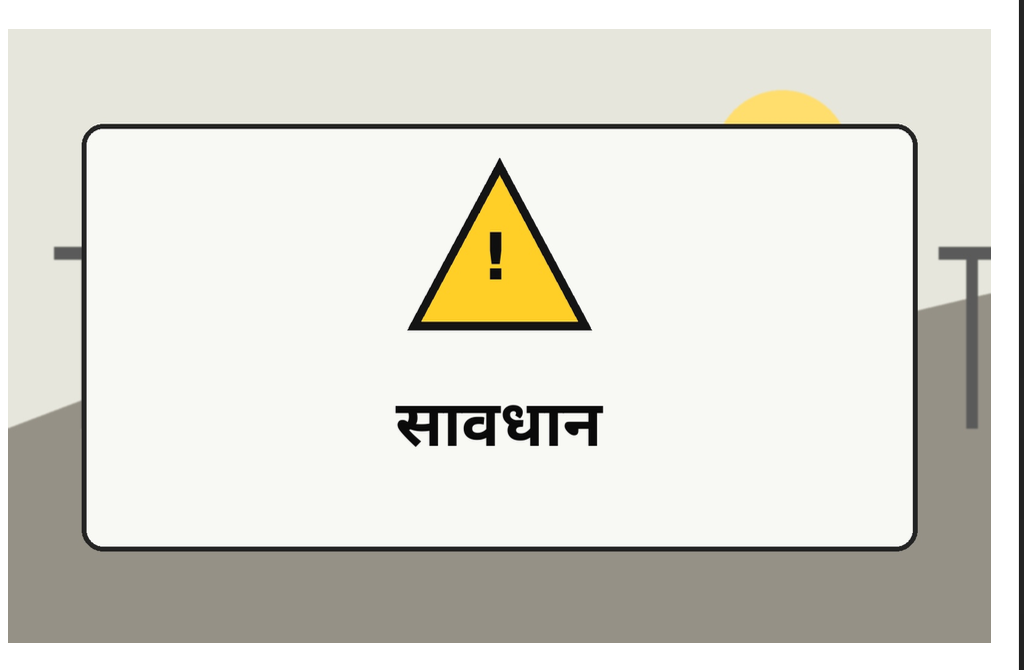
#> input picture backend/test_images/hindi1.png, 1024 x 670 px
$ python -i ocr.py   (imports and definitions only)
#> lines starting #> are read from the running program, lines starting #| are printed output that depends on the picture; after the words box and inside, x2 and y2 are one past the last pixel; in counts of white or black regions, pixels touching at a corner belong together

import re
import cv2
import pytesseract


def preprocess_image(image_path):
#> called with image_path = 'test_images/hindi1.png'
    img = cv2.imread(image_path)
#> img is the input picture: shape (670, 1024, 3); mean B, G, R 209.7, 218.9, 220

    if img is None:
        raise ValueError(f"Could not read image: {image_path}")

    gray = cv2.cvtColor(img, cv2.COLOR_BGR2GRAY)
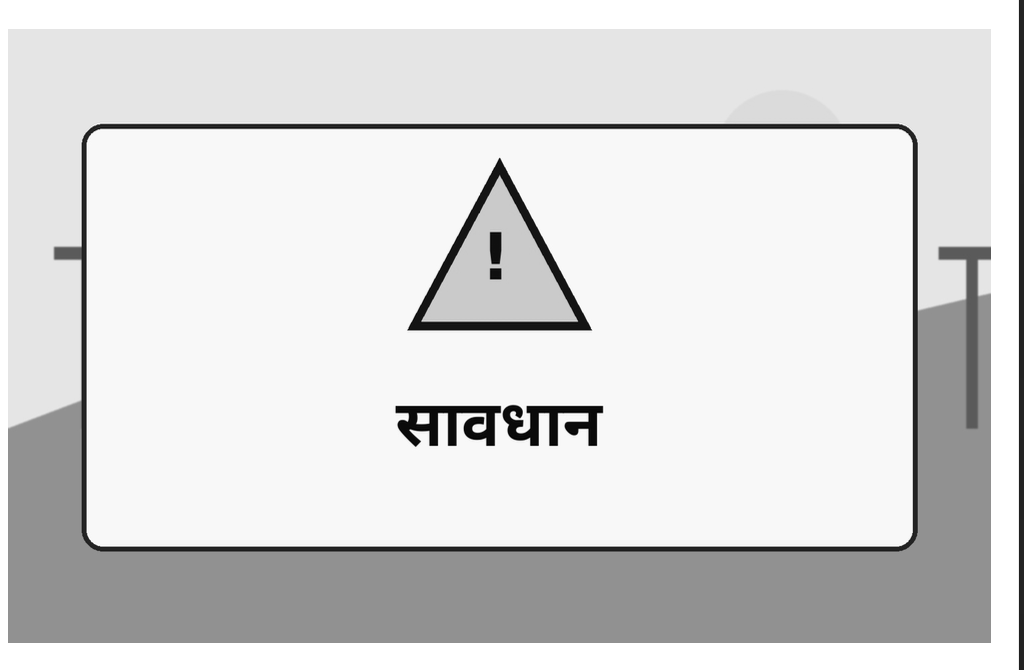
#> gray: shape (670, 1024); min 0, max 255, mean 218.2

    gray = cv2.resize(
        gray,
        None,
        fx=3,
        fy=3,
        interpolation=cv2.INTER_CUBIC
    )
#> gray: shape (2010, 3072)

    gray = cv2.GaussianBlur(gray, (3, 3), 0)

    _, thresh = cv2.threshold(
        gray,
        0,
        255,
        cv2.THRESH_BINARY + cv2.THRESH_OTSU
    )
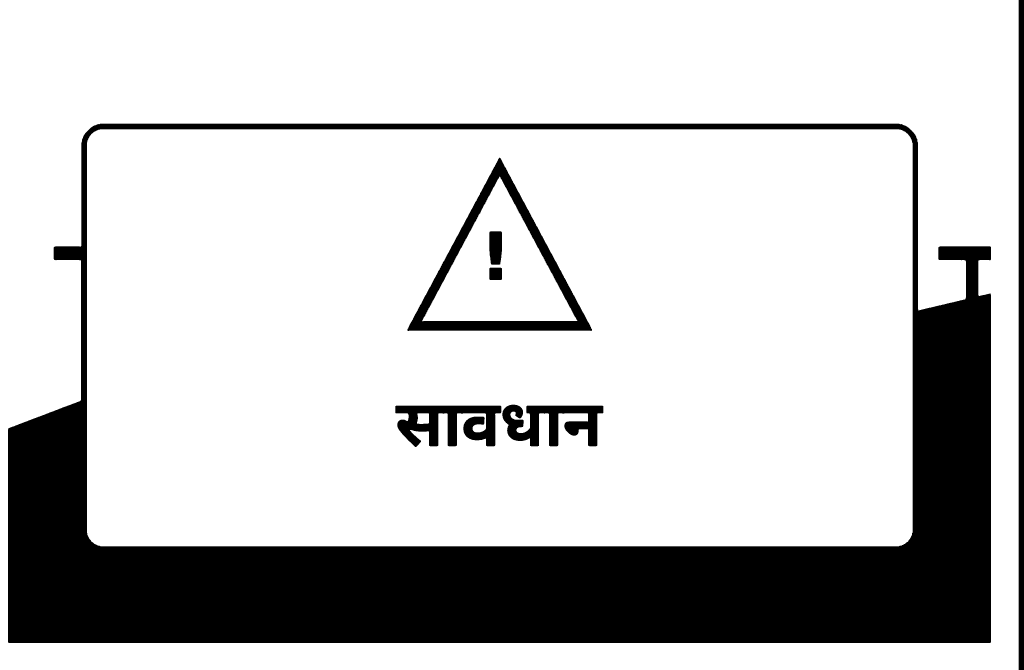
#> thresh: shape (2010, 3072) (shown at 1/3 size); 78.5% white; 7 black regions, largest, box (x1, y1, x2, y2) and area: (24, 371, 2973, 1929) 1201382, (1222, 473, 1776, 993) 44397, (3056, 0, 3072, 2010) 32160

    return thresh


# [157 lines left out: functions contains_hindi_letters, ocr_hindi, ocr_english, not called in this run]

>>> result = preprocess_image('test_images/hindi1.png')

$ run again, on backend/test_images/hindi4.png
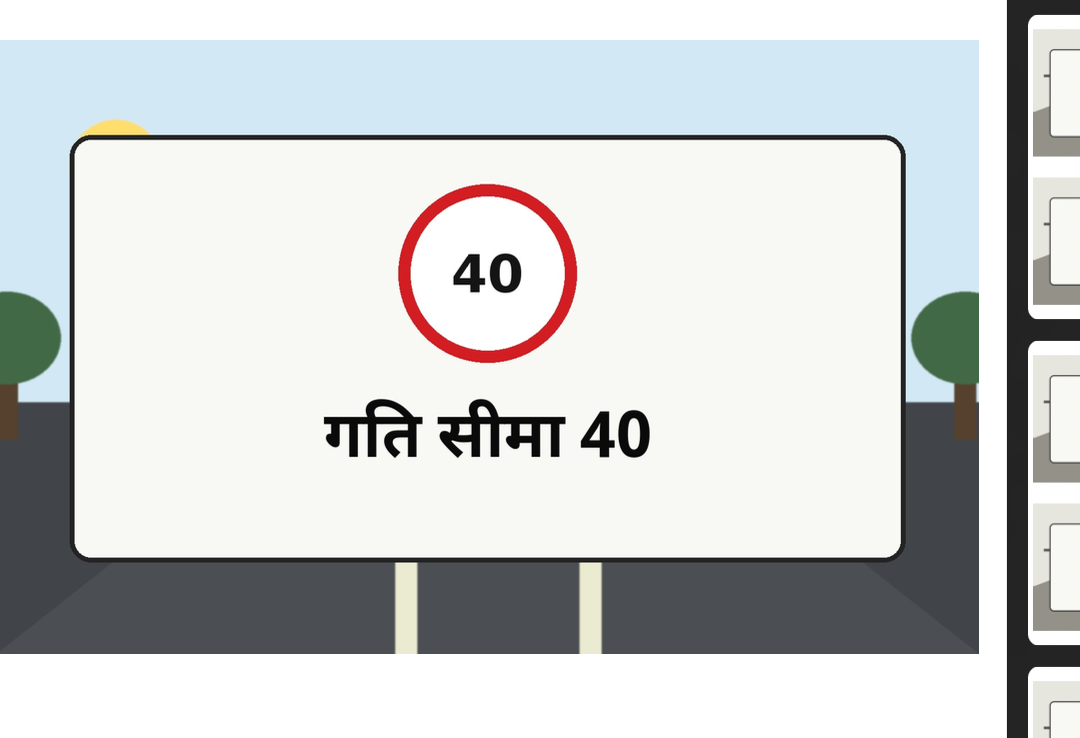
#> input picture backend/test_images/hindi4.png, 1080 x 738 px
#> in preprocess_image, img is the input picture: shape (738, 1080, 3); mean B, G, R 207.9, 208.1, 205
#> in preprocess_image, `gray = cv2.cvtColor(img, cv2.COLOR_BGR2GRAY)`:
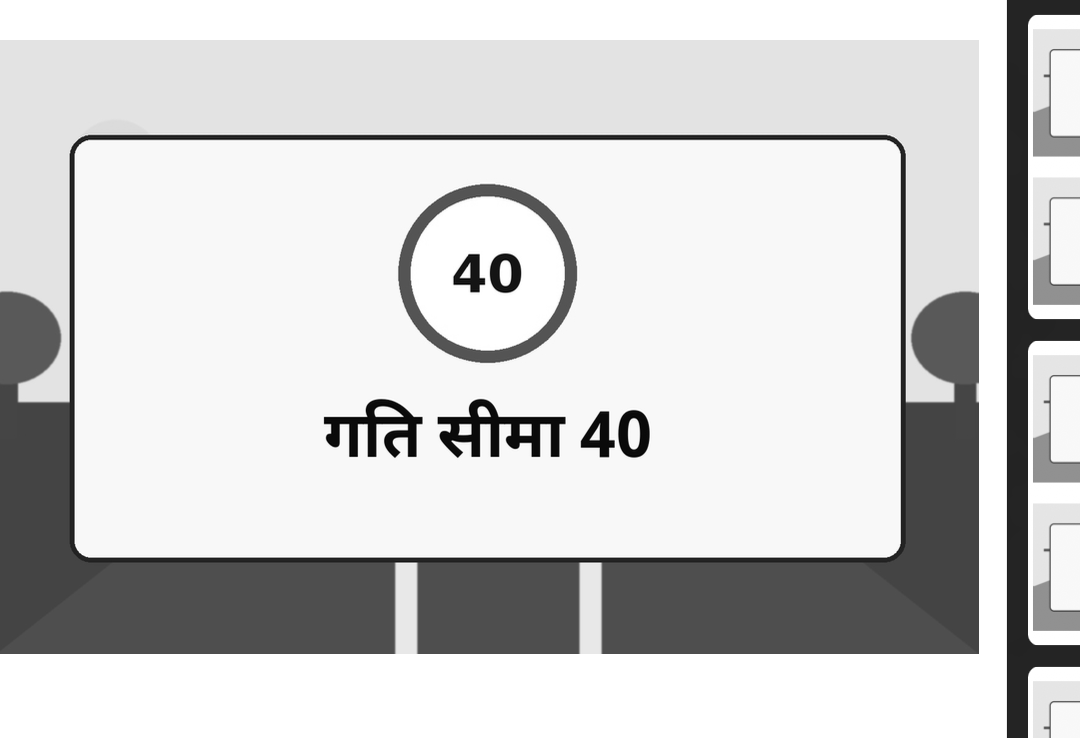
#> gray: shape (738, 1080); min 0, max 255, mean 207.2
#> in preprocess_image, `_, thresh = cv2.threshold( gray, 0, 255, cv2.THRESH_BINARY + cv2.THRES..`:
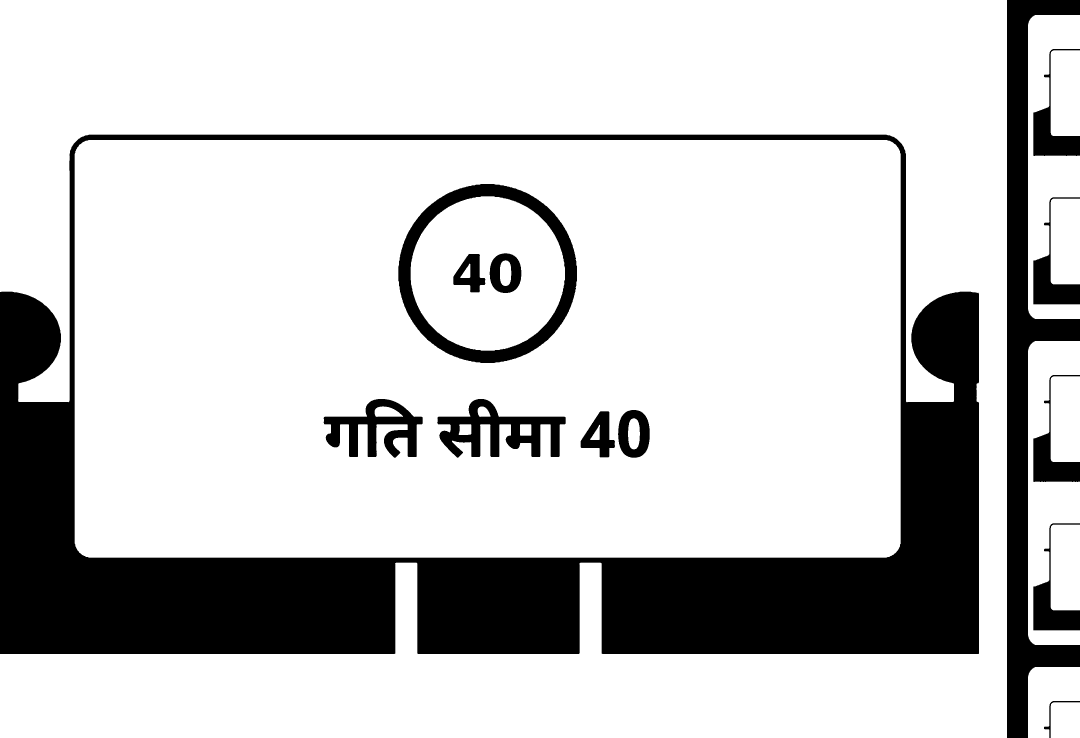
#> thresh: shape (2214, 3240) (shown at 1/3 size); 78.4% white; 14 black regions, largest, box (x1, y1, x2, y2) and area: (0, 404, 2937, 1962) 1186253, (3021, 0, 3240, 2214) 168124, (1195, 552, 1731, 1089) 57378
